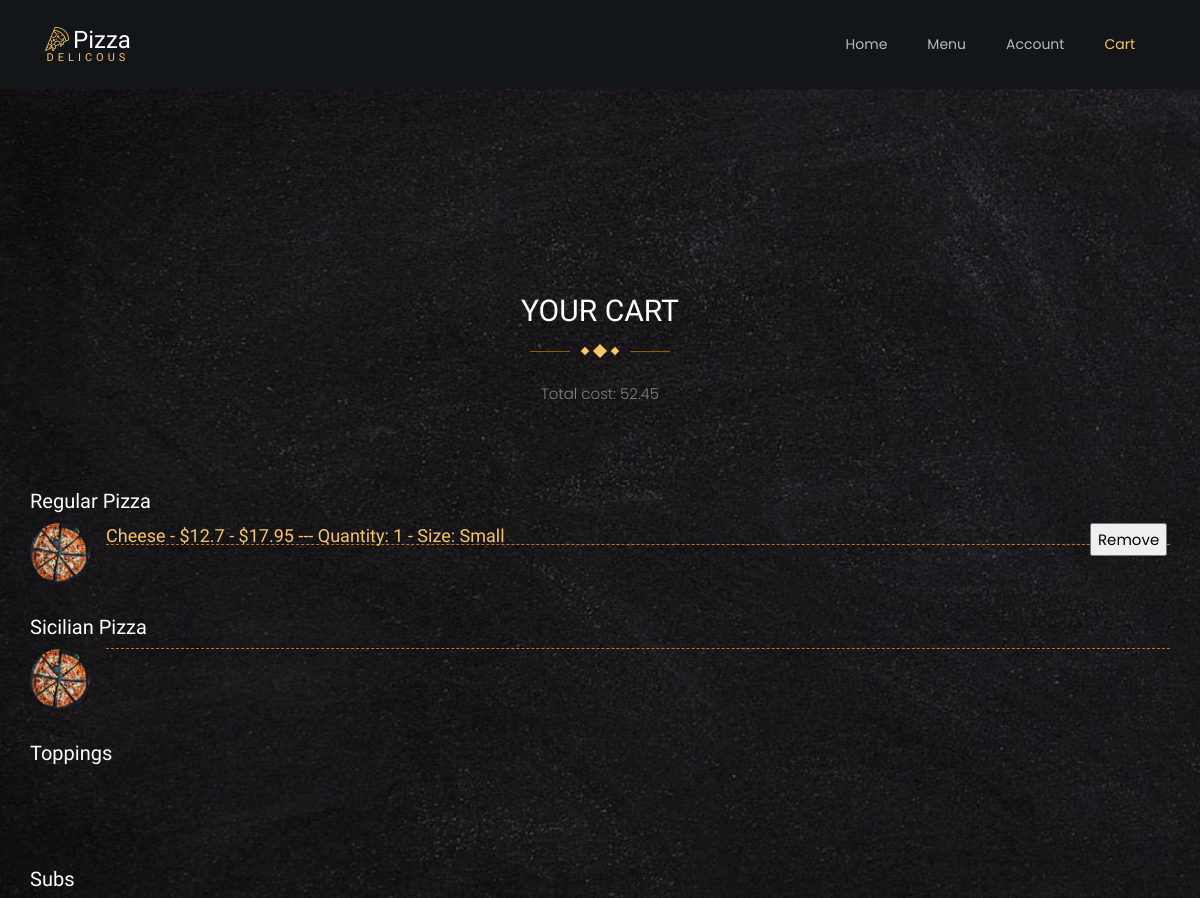
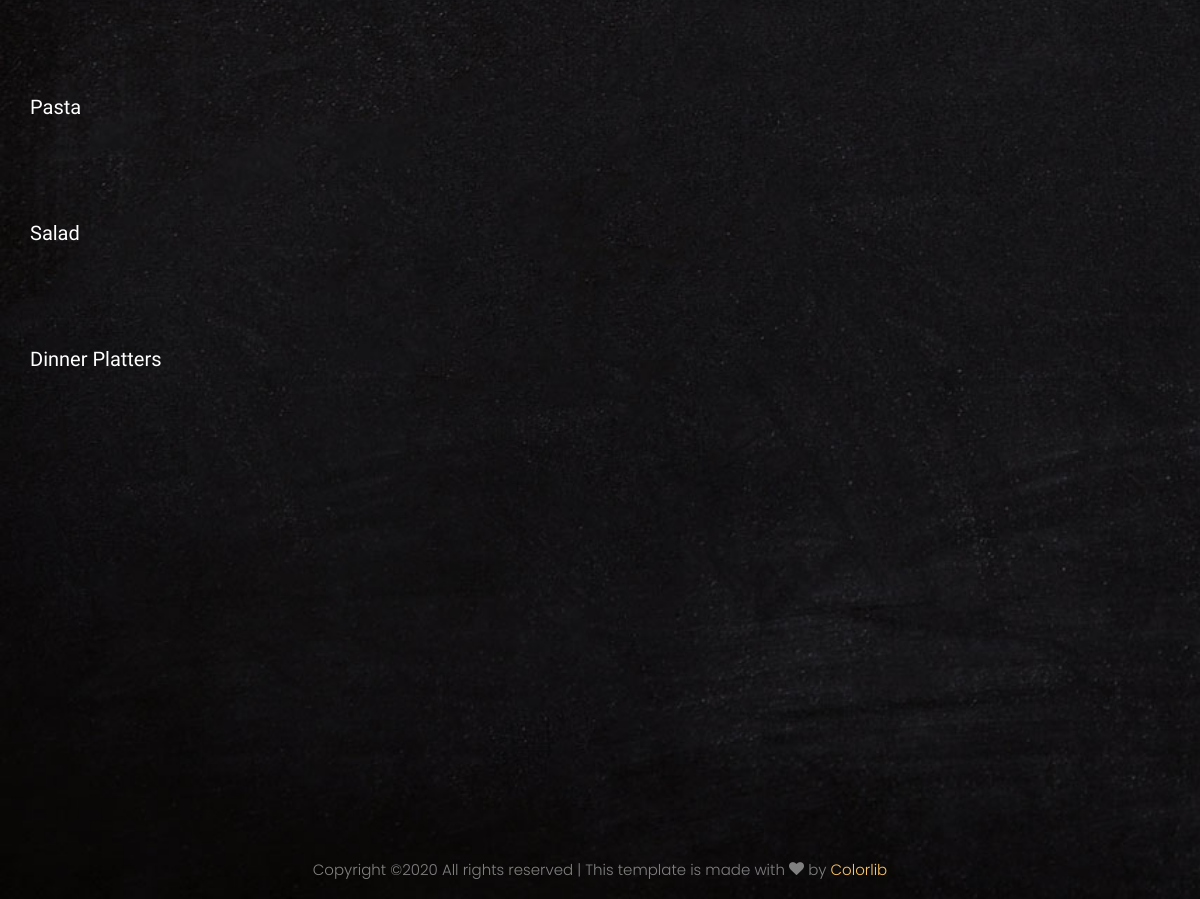
/cart (signed in), run on the app's committed database (2 pictures, top to bottom).
### orders/models.py (models this page shows, shortened)
class RegularPizzaOrder(models.Model):
    cart = models.ForeignKey(Cart, on_delete=models.CASCADE, related_name="reg_order")
    dish = models.ForeignKey(RegularPizza, on_delete=models.CASCADE, related_name="regular_pizza")
    quantity = models.IntegerField(default=1)
    size = models.CharField(max_length=64,default="Small")

class RegularPizza(models.Model):
    pizza_type = models.CharField(max_length=64,default="RegularPizza")
    name = models.CharField(max_length=64)
    small_price = models.FloatField()
    large_price = models.FloatField()

### orders/views.py (the view)
# urls.py: path("cart",views.cart, name="cart"),
def cart(request):
    total = 0
    try:
        us_name = request.user.username
        us = User.objects.get(username=us_name) ########
    except:
        return render(request, 'theme/cart.html')
    try:
        cart = Cart.objects.get(user=us)
    except Cart.DoesNotExist:
        return render(request, 'theme/cart.html')
    for order in cart.reg_order.all():
        if order.size == "Small":
            total += order.dish.small_price * order.quantity
        else:
            total += order.dish.large_price * order.quantity
    for order in cart.sic_order.all():
        if order.size == "Small":
            total += order.dish.small_price * order.quantity
        else:
            total += order.dish.large_price * order.quantity
    for order in cart.sub_order.all():
        if order.size == "Small":
            total += order.dish.small_price * order.quantity
        else:
            total += order.dish.large_price * order.quantity
    for order in cart.sal_order.all():
        total += order.dish.price * order.quantity
    for order in cart.pas_order.all():
        total += order.dish.price * order.quantity
    for order in cart.din_order.all():
        if order.size == "Small":
            total += order.dish.small_price * order.quantity
        else:
            total += order.dish.large_price * order.quantity
    context = {
        "total": total,
        "regular_pizza": cart.reg_order.all(),
        "sicilian_pizza": cart.sic_order.all(),
        "toppings": cart.top_order.all(),
        "subs": cart.sub_order.all(),
        "salads": cart.sal_order.all(),
        "pasta": cart.pas_order.all(),
        "dinner_platters": cart.din_order.all(),
    }
    return render(request, 'theme/cart.html', context)

### orders/templates/theme/cart.html (shortened to what this page needs)
{% load static %}
<!DOCTYPE html>
<html lang="en">
  <head>
    <link rel="stylesheet" href="{% static 'css/open-iconic-bootstrap.min.css' %}">
    <link rel="stylesheet" href="{% static 'css/animate.css' %}">
    <link rel="stylesheet" href="{% static 'css/owl.carousel.min.css' %}">
    <link rel="stylesheet" href="{% static 'css/owl.theme.default.min.css' %}">
    <link rel="stylesheet" href="{% static 'css/magnific-popup.css' %}">
    <link rel="stylesheet" href="{% static 'css/aos.css' %}">
    <link rel="stylesheet" href="{% static 'css/ionicons.min.css' %}">
    <link rel="stylesheet" href="{% static 'css/bootstrap-datepicker.css' %}">
    <link rel="stylesheet" href="{% static 'css/jquery.timepicker.css' %}">
    <link rel="stylesheet" href="{% static 'css/flaticon.css' %}">
    <link rel="stylesheet" href="{% static 'css/icomoon.css' %}">
    <link rel="stylesheet" href="{% static 'css/style.css' %}">
  </head>
  <body>
  	<nav class="navbar navbar-expand-lg navbar-dark ftco_navbar bg-dark ftco-navbar-light" id="ftco-navbar">
	    <div class="container">
	      <a class="navbar-brand" href="index.html"><span class="flaticon-pizza-1 mr-1"></span>Pizza<br><small>Delicous</small></a>
	      <div class="collapse navbar-collapse" id="ftco-nav">
	        <ul class="navbar-nav ml-auto">
				<li class="nav-item"><a href="{% url 'index' %}" class="nav-link">Home</a></li>
				<li class="nav-item"><a href="{% url 'menu' %}" class="nav-link">Menu</a></li>
				<li class="nav-item"><a href="{% url 'template_account' %}" class="nav-link">Account</a></li>
				<li class="nav-item active"><a href="{% url 'cart' %}" class="nav-link">Cart</a></li>
	        </ul>
	      </div>
		  </div>
	  </nav>
	<section class="ftco-section">
		<div class="container">
    		<div class="row justify-content-center mb-5 pb-3 mt-5 pt-5">
			<div class="col-md-7 heading-section text-center ftco-animate">
				<h2 class="mb-4">Your Cart</h2>
				<p class="flip"><span class="deg1"></span><span class="deg2"></span><span class="deg3"></span></p>
				<p class="mt-5">Total cost: {{total}}</p>
			</div>
        </div>
        <div class="row">
				<h5>Regular Pizza</h5>
            	{% for pizza in regular_pizza %}
        		<div class="pricing-entry d-flex ftco-animate">
        			<div class="img" style="background-image: url(static/images/pizza-1.jpg);"></div>
        			<div class="desc pl-3">
	        			<div class="d-flex text align-items-center">
							<h3 style="color: #fac564;">{{pizza.dish.name}} - ${{pizza.dish.small_price}} - ${{pizza.dish.large_price}} --- Quantity: {{pizza.quantity}} - Size: {{pizza.size}}</h3>
							<form action="{% url 'remove' pizza.dish.pizza_type pizza.pk %}" method="POST">
								<input type="submit" value="Remove">
							</form>
	        			</div>
        			</div>
				</div>
				{% endfor %}
				<h5>Sicilian Pizza</h5>
				{% if not sicilian_pizza %}
				<div class="pricing-entry d-flex ftco-animate">
        			<div class="img" style="background-image: url(static/images/pizza-1.jpg);"></div>
        			<div class="desc pl-3">
        			</div>
				</div>
				{% endif %}
				<h5>Toppings</h5>
				<h5>Subs</h5>
				<h5>Pasta</h5>
				<h5>Salad</h5>
				<h5>Dinner Platters</h5>
        </div>
    </section>
	<section class="ftco-section contact-section">
		<div class="container">
		  <div class="row">
		  </div>
		</div>
	</section>
	<div class="row">
		<div class="col-md-12 text-center">
		<p>
		Copyright &copy;<script>document.write(new Date().getFullYear());</script> All rights reserved | This template is made with <i class="icon-heart" aria-hidden="true"></i> by <a href="https://colorlib.com" target="_blank">Colorlib</a>
		</p>
		</div>
	</div>
  </body>
</html>

### orders/static/css/icomoon.css (style rules this page uses)
[class^="icon-"], [class*=" icon-"] { font-family: 'icomoon' !important; speak: none; font-style: normal; font-weight: normal; font-variant: normal; text-transform: none; line-height: 1; -webkit-font-smoothing: antialiased; -moz-osx-font-smoothing: grayscale; }
.icon-heart:before { content: "\f004"; }

### data on the page
RegularPizzaOrder: dish.name "Cheese", dish.small_price "12.7", dish.large_price "17.95", quantity "1", size "Small"

### other printed values
{{ total }} "52.45"
